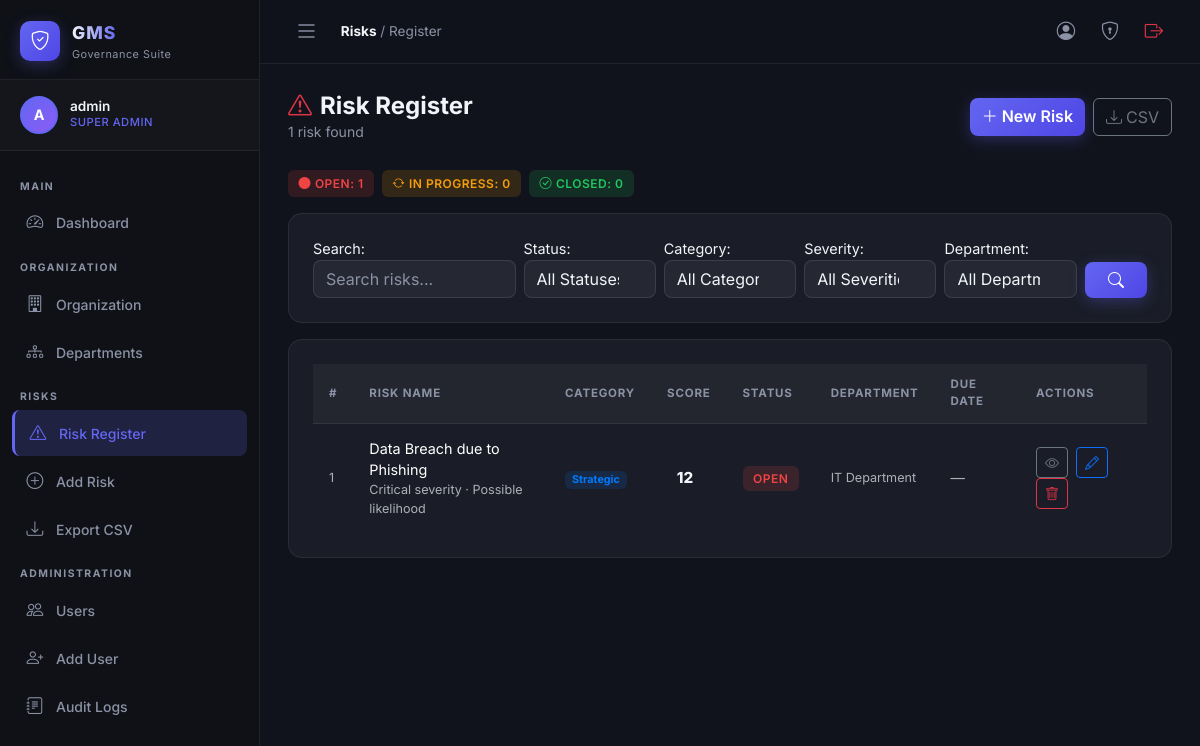
Screenshot of /risks/ (signed in) with the database file from the repository.
### accounts/models.py (models this page shows, shortened)
class User(AbstractUser):
    role = models.CharField(
        max_length=20,
        choices=Role.choices,
        default=Role.USER,
    )
    department = models.ForeignKey(
        'organization.Department',
        on_delete=models.SET_NULL,
        null=True,
        blank=True,
        related_name='members',
    )
    profile_image = models.ImageField(
        upload_to='profiles/',
        blank=True,
        null=True,
    )
    phone = models.CharField(max_length=20, blank=True)
    bio = models.TextField(blank=True)
    is_active = models.BooleanField(default=True)
    @property
    def is_dept_head(self):
        return self.role == Role.DEPT_HEAD
    @property
    def can_manage_risks(self):
        return self.role in [Role.SUPER_ADMIN, Role.ADMIN, Role.DEPT_HEAD, Role.RISK_OFFICER]
    @property
    def can_manage_org(self):
        return self.role in [Role.SUPER_ADMIN, Role.ADMIN]

### risks/models.py (models this page shows, shortened)
class Risk(models.Model):
    class Severity(models.IntegerChoices):
        LOW = 1, 'Low'
        MEDIUM = 2, 'Medium'
        HIGH = 3, 'High'
        CRITICAL = 4, 'Critical'
    class Likelihood(models.IntegerChoices):
        RARE = 1, 'Rare'
        UNLIKELY = 2, 'Unlikely'
        POSSIBLE = 3, 'Possible'
        LIKELY = 4, 'Likely'
        CERTAIN = 5, 'Almost Certain'
    class Status(models.TextChoices):
        OPEN = 'open', 'Open'
        IN_PROGRESS = 'in_progress', 'In Progress'
        CLOSED = 'closed', 'Closed'
    name = models.CharField(max_length=300)
    description = models.TextField()
    category = models.ForeignKey(
        RiskCategory,
        on_delete=models.SET_NULL,
        null=True,
        blank=True,
        related_name='risks',
    )
    severity = models.IntegerField(choices=Severity.choices, default=Severity.LOW)
    likelihood = models.IntegerField(choices=Likelihood.choices, default=Likelihood.RARE)
    risk_score = models.IntegerField(default=1, editable=False)
    department = models.ForeignKey(
        'organization.Department',
        on_delete=models.SET_NULL,
        null=True,
        blank=True,
        related_name='risks',
    )
    assigned_to = models.ManyToManyField(
        'accounts.User',
        blank=True,
        related_name='assigned_risks',
    )
    status = models.CharField(
        max_length=20,
        choices=Status.choices,
        default=Status.OPEN,
    )
    due_date = models.DateField(null=True, blank=True)
    mitigation_plan = models.TextField(blank=True)
    evidence = models.FileField(upload_to='evidence/', blank=True, null=True)
    created_by = models.ForeignKey(
        'accounts.User',
        on_delete=models.SET_NULL,
        null=True,
        related_name='created_risks',
    )
    created_at = models.DateTimeField(auto_now_add=True)
    updated_at = models.DateTimeField(auto_now=True)
    @property
    def severity_color(self):
        if self.risk_score <= 4:
            return 'success'
        elif self.risk_score <= 8:
            return 'warning'
        elif self.risk_score <= 12:
            return 'danger'
        return 'dark'
    class Meta:
        ordering = ['-risk_score', '-created_at']

class RiskCategory(models.Model):
    name = models.CharField(max_length=100, unique=True)
    description = models.TextField(blank=True)
    color = models.CharField(max_length=7, default='#6c757d')
    def __str__(self):
        return self.name
    class Meta:
        verbose_name_plural = 'Risk Categories'
        ordering = ['name']

### organization/models.py (models this page shows, shortened)
class Department(models.Model):
    name = models.CharField(max_length=200)
    description = models.TextField(blank=True)
    organization = models.ForeignKey(
        Organization,
        on_delete=models.CASCADE,
        related_name='departments',
    )
    head = models.ForeignKey(
        'accounts.User',
        on_delete=models.SET_NULL,
        null=True,
        blank=True,
        related_name='headed_departments',
        limit_choices_to={'role__in': ['dept_head', 'admin', 'super_admin']},
    )
    created_at = models.DateTimeField(auto_now_add=True)
    updated_at = models.DateTimeField(auto_now=True)
    class Meta:
        ordering = ['name']

### risks/views.py (the view)
# urls.py: path('', views.RiskListView.as_view(), name='risk_list'),
class RiskListView(LoginRequiredMixin, ListView):
    model = Risk
    template_name = 'risks/risk_list.html'
    context_object_name = 'risks'
    paginate_by = 15
    def get_queryset(self):
        qs = Risk.objects.select_related('category', 'department', 'created_by').prefetch_related('assigned_to')
        f = self.request.GET
        if f.get('search'):
            qs = qs.filter(Q(name__icontains=f['search']) | Q(description__icontains=f['search']))
        if f.get('status'):
            qs = qs.filter(status=f['status'])
        if f.get('category'):
            qs = qs.filter(category_id=f['category'])
        if f.get('severity'):
            qs = qs.filter(severity=f['severity'])
        if f.get('department'):
            qs = qs.filter(department_id=f['department'])
        user = self.request.user
        if user.is_dept_head and user.department:
            qs = qs.filter(department=user.department)
        if user.role == 'risk_officer':
            qs = qs.filter(Q(assigned_to=user) | Q(created_by=user)).distinct()
        return qs
    def get_context_data(self, **kwargs):
        ctx = super().get_context_data(**kwargs)
        ctx['filter_form'] = RiskFilterForm(self.request.GET or None)
        ctx['total_count'] = self.get_queryset().count()
        ctx['open_count'] = self.get_queryset().filter(status='open').count()
        ctx['inprogress_count'] = self.get_queryset().filter(status='in_progress').count()
        ctx['closed_count'] = self.get_queryset().filter(status='closed').count()
        return ctx

### risks/forms.py
class RiskFilterForm(forms.Form):
    search = forms.CharField(required=False, widget=forms.TextInput(attrs={'class': 'form-control', 'placeholder': 'Search risks...'}))
    status = forms.ChoiceField(
        required=False,
        choices=[('', 'All Statuses')] + Risk.Status.choices,
        widget=forms.Select(attrs={'class': 'form-select'}),
    )
    category = forms.ModelChoiceField(
        required=False,
        queryset=RiskCategory.objects.all(),
        empty_label='All Categories',
        widget=forms.Select(attrs={'class': 'form-select'}),
    )
    severity = forms.ChoiceField(
        required=False,
        choices=[('', 'All Severities')] + Risk.Severity.choices,
        widget=forms.Select(attrs={'class': 'form-select'}),
    )
    department = forms.CharField(
        required=False,
        widget=forms.Select(attrs={'class': 'form-select'}),
    )
    def __init__(self, *args, **kwargs):
        from organization.models import Department
        super().__init__(*args, **kwargs)
        dept_choices = [('', 'All Departments')] + [(str(d.pk), d.name) for d in Department.objects.all()]
        self.fields['department'].widget.choices = dept_choices

### templates/risks/risk_list.html (shortened to what this page needs)
{% extends 'base.html' %}
{% block breadcrumb %}<strong>Risks</strong> / Register{% endblock %}
{% block content %}
<div class="page-header fade-in">
  <div>
    <h1><i class="bi bi-exclamation-triangle me-2 text-danger"></i>Risk Register</h1>
    <p>{{ total_count }} risk{{ total_count|pluralize }} found</p>
  </div>
  <div class="d-flex gap-2">
    {% if user.can_manage_risks %}
    <a href="{% url 'risks:risk_create' %}" class="btn btn-primary"><i class="bi bi-plus-lg me-1"></i>New Risk</a>
    <a href="{% url 'risks:risk_export_csv' %}" class="btn btn-outline-secondary"><i class="bi bi-download me-1"></i>CSV</a>
    {% endif %}
  </div>
</div>
<div class="d-flex gap-2 flex-wrap mb-3 fade-in">
  <span class="status-badge status-open"><i class="bi bi-circle-fill me-1"></i>Open: {{ open_count }}</span>
  <span class="status-badge status-in_progress"><i class="bi bi-arrow-repeat me-1"></i>In Progress: {{ inprogress_count }}</span>
  <span class="status-badge status-closed"><i class="bi bi-check-circle me-1"></i>Closed: {{ closed_count }}</span>
</div>
<div class="gms-card mb-3 fade-in">
  <form method="get" class="row g-2 align-items-end">
    <div class="col-md-3">{{ filter_form.search.label_tag }}{{ filter_form.search }}</div>
    <div class="col-md-2">{{ filter_form.status.label_tag }}{{ filter_form.status }}</div>
    <div class="col-md-2">{{ filter_form.category.label_tag }}{{ filter_form.category }}</div>
    <div class="col-md-2">{{ filter_form.severity.label_tag }}{{ filter_form.severity }}</div>
    <div class="col-md-2">{{ filter_form.department.label_tag }}{{ filter_form.department }}</div>
    <div class="col-md-1">
      <button type="submit" class="btn btn-primary w-100"><i class="bi bi-search"></i></button>
    </div>
  </form>
</div>
<div class="gms-card fade-in">
  <table class="gms-table">
    <thead>
      <tr>
        <th>#</th>
        <th>Risk Name</th>
        <th>Category</th>
        <th>Score</th>
        <th>Status</th>
        <th>Department</th>
        <th>Due Date</th>
        <th>Actions</th>
      </tr>
    </thead>
    <tbody>
      {% for risk in risks %}
      <tr>
        <td class="text-muted small">{{ risk.pk }}</td>
        <td>
          <a href="{% url 'risks:risk_detail' risk.pk %}" class="fw-600 text-white text-decoration-none">{{ risk.name|truncatechars:50 }}</a>
          <div class="small text-muted">{{ risk.get_severity_display }} severity · {{ risk.get_likelihood_display }} likelihood</div>
        </td>
        <td>
          {% if risk.category %}
          <span class="badge" style="background:{{ risk.category.color }}22;color:{{ risk.category.color }};">{{ risk.category.name }}</span>
          {% else %}<span class="text-muted">—</span>{% endif %}
        </td>
        <td>
          <span class="risk-score-badge badge-risk-{{ risk.severity_color }}">{{ risk.risk_score }}</span>
        </td>
        <td><span class="status-badge status-{{ risk.status }}">{{ risk.get_status_display }}</span></td>
        <td class="small text-muted">{{ risk.department.name|default:"—" }}</td>
        <td>
          {% if risk.due_date %}
            {% if risk.is_overdue %}
              <span class="text-danger overdue-badge small"><i class="bi bi-alarm me-1"></i>{{ risk.due_date }}</span>
            {% else %}
              <span class="small text-muted">{{ risk.due_date }}</span>
            {% endif %}
          {% else %}<span class="text-muted">—</span>{% endif %}
        </td>
        <td>
          <a href="{% url 'risks:risk_detail' risk.pk %}" class="btn btn-sm btn-outline-secondary me-1"><i class="bi bi-eye"></i></a>
          {% if user.can_manage_risks %}
          <a href="{% url 'risks:risk_update' risk.pk %}" class="btn btn-sm btn-outline-primary me-1"><i class="bi bi-pencil"></i></a>
          {% endif %}
          {% if user.can_manage_org %}
          <a href="{% url 'risks:risk_delete' risk.pk %}" class="btn btn-sm btn-outline-danger"><i class="bi bi-trash"></i></a>
          {% endif %}
        </td>
      </tr>
      {% empty %}
      <tr>
        <td colspan="8" class="text-center py-5 text-muted">
          <i class="bi bi-inbox fs-2 d-block mb-2"></i>No risks found. {% if user.can_manage_risks %}<a href="{% url 'risks:risk_create' %}">Create one?</a>{% endif %}
        </td>
      </tr>
      {% endfor %}
    </tbody>
  </table>
</div>
{% endblock %}

### templates/base.html (shortened to what this page needs)
{% load static %}
<!DOCTYPE html>
<html lang="en" data-bs-theme="dark">
<head>
  <link href="https://cdn.jsdelivr.net/npm/bootstrap@5.3.3/dist/css/bootstrap.min.css" rel="stylesheet" />
  <link href="https://cdn.jsdelivr.net/npm/bootstrap-icons@1.11.3/font/bootstrap-icons.css" rel="stylesheet" />
  <link href="{% static 'css/gms.css' %}" rel="stylesheet" />
</head>
<body>
{% if user.is_authenticated %}
<div class="sidebar" id="sidebar">
  <div class="sidebar-brand">
    <div class="sidebar-brand-icon">
      <i class="bi bi-shield-check"></i>
    </div>
    <div class="sidebar-brand-text">
      <span class="brand-title">GMS</span>
      <span class="brand-subtitle">Governance Suite</span>
    </div>
  </div>
  <div class="sidebar-user-card">
    <div class="sidebar-avatar">
      {% if user.profile_image %}
        <img src="{{ user.profile_image.url }}" alt="avatar" />
      {% else %}
        <span>{{ user.username|first|upper }}</span>
      {% endif %}
    </div>
    <div class="sidebar-user-info">
      <div class="sidebar-user-name">{{ user.get_full_name|default:user.username }}</div>
      <div class="sidebar-user-role">{{ user.get_role_display }}</div>
    </div>
  </div>
  <nav class="sidebar-nav">
    <div class="nav-section-label">Main</div>
    <a href="{% url 'dashboard:index' %}" class="nav-item {% if request.resolver_match.namespace == 'dashboard' %}active{% endif %}">
      <i class="bi bi-speedometer2"></i><span>Dashboard</span>
    </a>
    <div class="nav-section-label">Organization</div>
    <a href="{% url 'organization:org_detail' %}" class="nav-item {% if request.resolver_match.namespace == 'organization' and 'dept' not in request.resolver_match.url_name %}active{% endif %}">
      <i class="bi bi-building"></i><span>Organization</span>
    </a>
    <a href="{% url 'organization:dept_list' %}" class="nav-item {% if 'dept' in request.resolver_match.url_name|default:'' %}active{% endif %}">
      <i class="bi bi-diagram-3"></i><span>Departments</span>
    </a>
    <div class="nav-section-label">Risks</div>
    <a href="{% url 'risks:risk_list' %}" class="nav-item {% if request.resolver_match.namespace == 'risks' and 'create' not in request.resolver_match.url_name|default:'' %}active{% endif %}">
      <i class="bi bi-exclamation-triangle"></i><span>Risk Register</span>
    </a>
    {% if user.can_manage_risks %}
    <a href="{% url 'risks:risk_create' %}" class="nav-item {% if 'create' in request.resolver_match.url_name|default:'' and request.resolver_match.namespace == 'risks' %}active{% endif %}">
      <i class="bi bi-plus-circle"></i><span>Add Risk</span>
    </a>
    {% endif %}
    {% if user.can_manage_risks %}
    <a href="{% url 'risks:risk_export_csv' %}" class="nav-item">
      <i class="bi bi-download"></i><span>Export CSV</span>
    </a>
    {% endif %}
    {% if user.can_manage_org %}
    <div class="nav-section-label">Administration</div>
    <a href="{% url 'accounts:user_list' %}" class="nav-item {% if request.resolver_match.namespace == 'accounts' and 'profile' not in request.resolver_match.url_name|default:'' %}active{% endif %}">
      <i class="bi bi-people"></i><span>Users</span>
    </a>
    <a href="{% url 'accounts:user_create' %}" class="nav-item">
      <i class="bi bi-person-plus"></i><span>Add User</span>
    </a>
    <a href="{% url 'audit:audit_log_list' %}" class="nav-item {% if request.resolver_match.namespace == 'audit' %}active{% endif %}">
      <i class="bi bi-journal-text"></i><span>Audit Logs</span>
    </a>
    {% endif %}
  </nav>
</div>
<div class="main-wrapper" id="mainWrapper">
  <div class="topbar">
    <button class="btn topbar-toggle-btn" onclick="toggleSidebar()">
      <i class="bi bi-list fs-4"></i>
    </button>
    <div class="topbar-breadcrumb">
      {% block breadcrumb %}{% endblock %}
    </div>
    <div class="topbar-actions">
      <a href="{% url 'accounts:profile' %}" class="topbar-action-btn" title="Profile">
        <i class="bi bi-person-circle"></i>
      </a>
      <a href="{% url 'accounts:password_change' %}" class="topbar-action-btn" title="Change Password">
        <i class="bi bi-shield-lock"></i>
      </a>
      <a href="{% url 'accounts:logout' %}" class="topbar-action-btn text-danger" title="Logout">
        <i class="bi bi-box-arrow-right"></i>
      </a>
    </div>
  </div>
  <div class="page-content">
    {% block content %}{% endblock %}
  </div>
</div>
{% else %}
{% block auth_content %}{% endblock %}
{% endif %}
</body>
</html>

### rows the page displays
User: username|first "A", get_full_name "admin", role "SUPER ADMIN"
Risk: pk "1", name "Data Breach due to Phishing", severity "Critical", likelihood "Possible", category.name "Strategic", risk_score "12", status "OPEN", department.name "IT Department"

### other values shown
{{ total_count }} "1"
{{ open_count }} "1"
{{ inprogress_count }} "0"
{{ closed_count }} "0"
{{ filter_form.search.label_tag }} "Search:"
{{ filter_form.status.label_tag }} "Status:"
{{ filter_form.category.label_tag }} "Category:"
{{ filter_form.severity.label_tag }} "Severity:"
{{ filter_form.department.label_tag }} "Department:"
